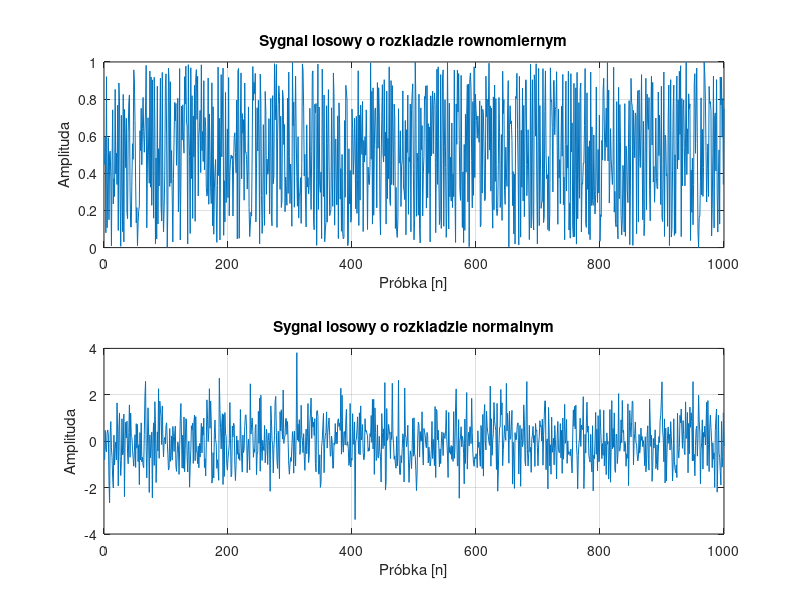

Write the MATLAB code that produced this figure. (Note: this script raises an error after producing the figure.)
clc;
clear all;
close all; 

%% Wyznacz splot sygnalow za pomoca funkcji wbudowanej oraz wlasnej

A=[0,0,0,0,0,0,0,0,1,1,1,1,1,0,0,0,0,0,0,0,0];
B=[1,1,1,1,1,0,0,0,0,0,0,0,0,0,0,1,1,1,1,1,1,1];
convulsion_m = conv(A,B);

B = B(end:-1:1);
newL = length(A) + (2*(length(B)-1));
newA = zeros(1,newL);
newB = zeros(1,newL);

for i = 1:length(A)
    newA(length(B)-1+i) = A(i);
end


dl=(newL-length(B)+1);
wynik = [];
for k = 0:dl-1
    u = 1;
    for j = 1:length(B)
        newB(u+k) = B(u); 
        u = u + 1;
    end
    wynik = [wynik, sum(newA.*newB)]
    
    newB = zeros(1,newL);
end

convulsion_w = wynik;

g = [convulsion_w; convulsion_m];


%% Zad 3 Wygeneruj sygnaly losowe o rozkl normalnym i rownomiernym 

n = 1000; %Dlugosc sygnalu
time = 1:1:1000;
rozkl_rownomierny = rand(1,n);
rozkl_normalny=randn(1,n);

figure(1)
subplot(2,1,1)
plot(rozkl_rownomierny)
title("Sygnal losowy o rozkladzie rownomiernym")
xlabel("Próbka [n]")
ylabel("Amplituda")
grid on;
subplot(2,1,2)
plot(rozkl_normalny)
title("Sygnal losowy o rozkladzie normalnym")
xlabel("Próbka [n]")
ylabel("Amplituda")
grid on;

%% Wartości minimalne

sygnaly=[rozkl_rownomierny;rozkl_normalny];

for i = 1:2
    sygnal = sygnaly(:,i);
    min_w(i)=f_min(sygnal,length(sygnal));
    min_m(i)=min(sygnal);
 end

%% Wartosci maksymalne 

for i = 1:2
    sygnal = sygnaly(:,i);
    max_w(i)=f_max(sygnal,length(sygnal));
    max_m(i)=max(sygnal);
end

%% Wartosci srednie 

for i = 1:2
    sygnal = sygnaly(:,i);
    mean_w(i)=f_sr(sygnal,length(sygnal));
    mean_m(i)=mean(sygnal);
end

%% Wartosci energii sygnalu

for i = 1:2
    sygnal = sygnaly(:,i);
    energia_w(i)=f_energia(sygnal,length(sygnal));
    energia_m(i)=sum(sygnal.*sygnal);
end

%% Wartosci wariancji sygnalu

for i = 1:2
    sygnal = sygnaly(:,i);
    wariancja_w(i)=f_wariancja(sygnal);
    wariancja_m(i)=var(sygnal);
end

%% Wartosci odchylenia standardowego 

for i = 1:2
    sygnal = sygnaly(:,i);
    odchyleniestd_w(i)=f_odchylenie(sygnal);
    odchylenie_m(i)=std(sygnal);
end

%% Wartość mocy sygnały

for i = 1:2
    sygnal = sygnaly(:,i);
    energia_m(i)=sum(sygnal.*sygnal);
    moc_w(i)=f_moc(sygnal,length(sygnal),time);
    moc_m(i)=energia_m(i)/time(end);
end


%% Wartości momentów zwykłych przy pomocy funkcji matlaba

for i = 1:2
    sygnal = sygnaly(:,i);
    moment_zwykly_m_1(i)=mean(sygnal.^1); %Rzedu pierwszego
    moment_zwykly_m_2(i)=mean(sygnal.^2); %Rzedu drugiego
    moment_zwykly_m_3(i)=mean(sygnal.^3); %Rzedu trzeciego
end

%% Wartości momentów centralnych przy pomocy funkcji matlaba

for i = 1:2
    sygnal = sygnaly(:,i);
    moment_centralny_m_1(i)=moment(sygnal,1); %Rzedu pierwszego
    moment_centralny_m_2(i)=moment(sygnal,2); %Rzedu drugiego
    moment_centralny_m_3(i)=moment(sygnal,3); %Rzedu trzeciego
end


